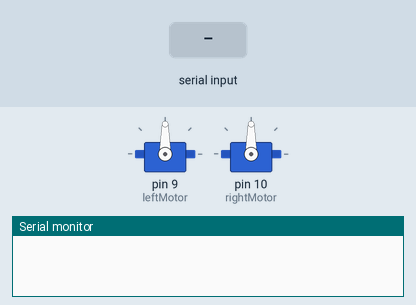
This sketch was run on a simulated Arduino Uno, built with avr-gcc and run on an emulated ATmega328P. On the bench: 2 × servo, the last lines printed to the serial monitor. The inputs (shaded band) are chosen by the test bench.

Above: at 1.2 s.
1.3 s: byte 1 (1) received over Serial
At 2.5 s:
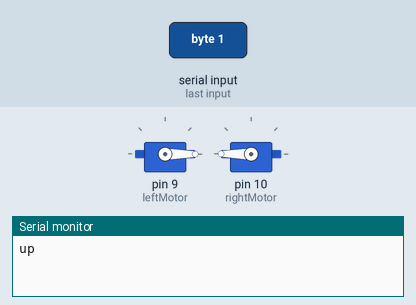
2.8 s: byte 4 (4) received over Serial
At 3.8 s:
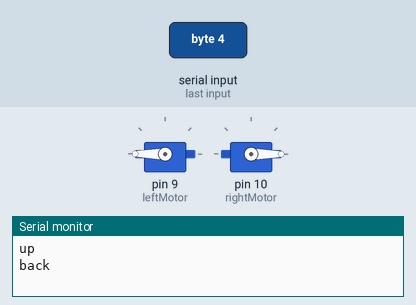
4.3 s: byte 2 (2) received over Serial
At 5.0 s:
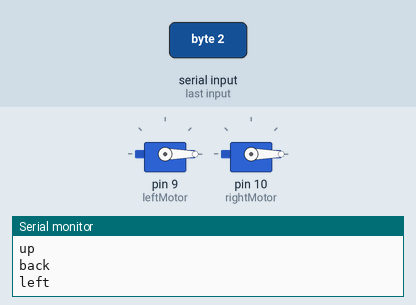
5.8 s: byte 3 (3) received over Serial
At 6.1 s:
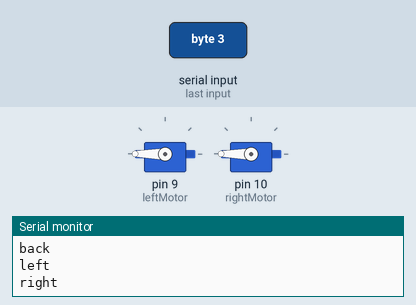
7.3 s: "1" received over Serial
At 8.4 s:
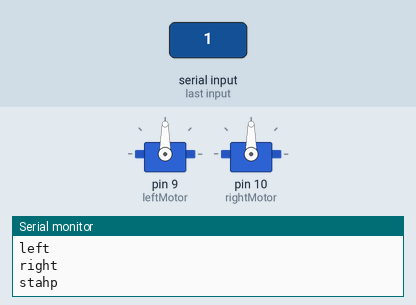
Timing chart, 0 to 9.8 s (numbered marks = the images above; inputs shaded):
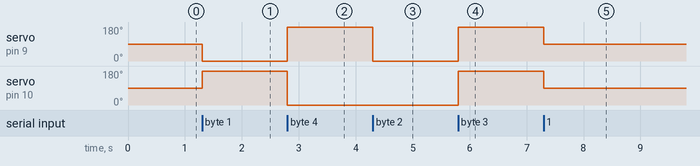

Measured:
- after the input at 1.3 s, servo on pin 9 (leftMotor): 90° → 0° at once; servo on pin 10 (rightMotor): 90° → 180° at once
- after the input at 2.8 s, servo on pin 9 (leftMotor): 0° → 180° at once; servo on pin 10 (rightMotor): 180° → 0° at once
- after the input at 4.3 s, servo on pin 9 (leftMotor): 180° → 0° at once
- after the input at 5.8 s, servo on pin 9 (leftMotor), servo on pin 10 (rightMotor): 0° → 180° at once
- after the input at 7.3 s, servo on pin 9 (leftMotor), servo on pin 10 (rightMotor): 180° → 90° at once

The sketch:

Sumo_3.0.ino
```cpp
#include <Servo.h>

/* Sumo 3.0
 Description - Sumobot controlled by bluetooth app
 Functions:
      goForward()   - LeftMotor set to 0
                    - RightMotor set to 180
      goBackwards() - Left Motor set to 180
                    - RightMotor set to 0

*/

char command;

////// Servos //////
Servo leftMotor;
Servo rightMotor;
///////////////////


void setup() {
  Serial.begin(9600);

  leftMotor.attach(9);
  rightMotor.attach(10);
}


void loop() {
  if(Serial.available()>0){
    command = Serial.read();
      switch(command){
        case 1:
          Serial.println("up");
          goForward();
          break;
        case 4:
          goBackwards();
          Serial.println("back");
          break;
        case 2:
          Serial.println("left");
          goLeft();
          break;
        case 3:
          Serial.println("right");
          goRight();
          break;
        default:
          Serial.println("stahp");
          wait();
          break;
    }
  delay(1); // for stability apparently
  }
}

////////////////////// Functions //////////////////////


void goForward(){
  leftMotor.write(0);
  rightMotor.write(180);
}

void goBackwards(){
  leftMotor.write(180);
  rightMotor.write(0);
}

void goRight(){
  leftMotor.write(180);
  rightMotor.write(180);
}

void goLeft(){
  leftMotor.write(0);
  rightMotor.write(0);
}

void wait(){
  leftMotor.write(90);
  rightMotor.write(90);
}

////////////////////////////////////////////////////////
```
